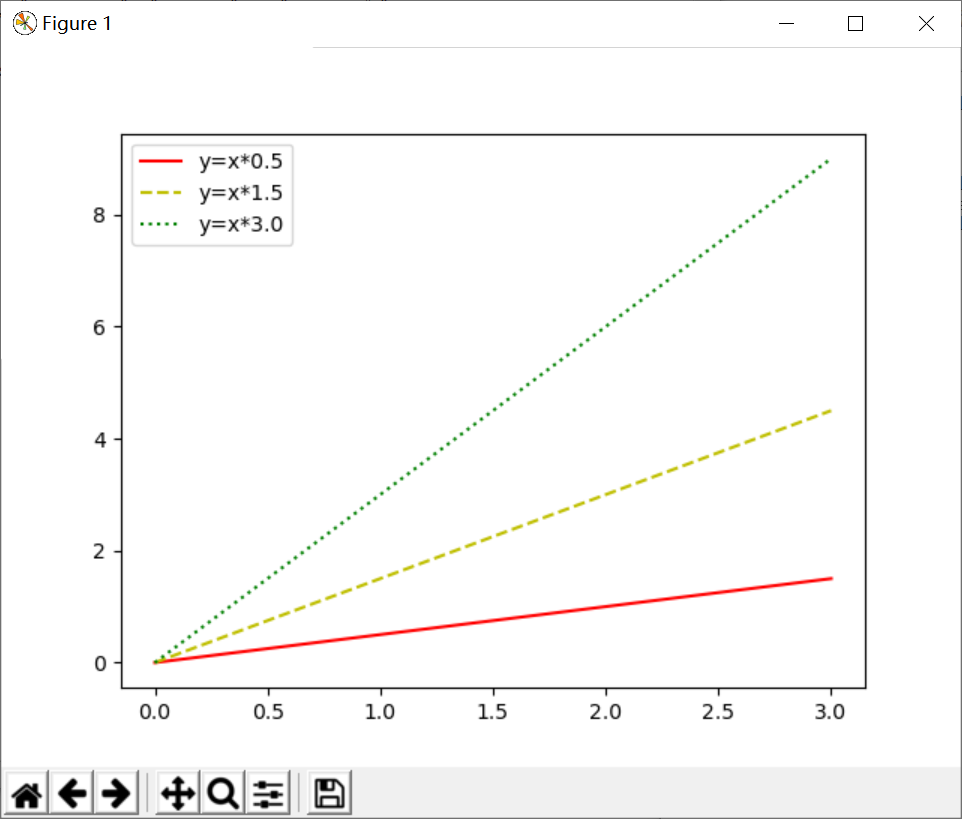

Reproduce this figure in Python.
import numpy as np  
import matplotlib.pyplot as plt  
X = np.arange(0,4)
print(X)

plt.plot(X, X*0.5, "r-", label="y=x*0.5")
plt.plot(X, X*1.5, "y--", label="y=x*1.5")
plt.plot(X, X*3.0, "g:", label="y=x*3.0")
plt.legend()
plt.show() 
